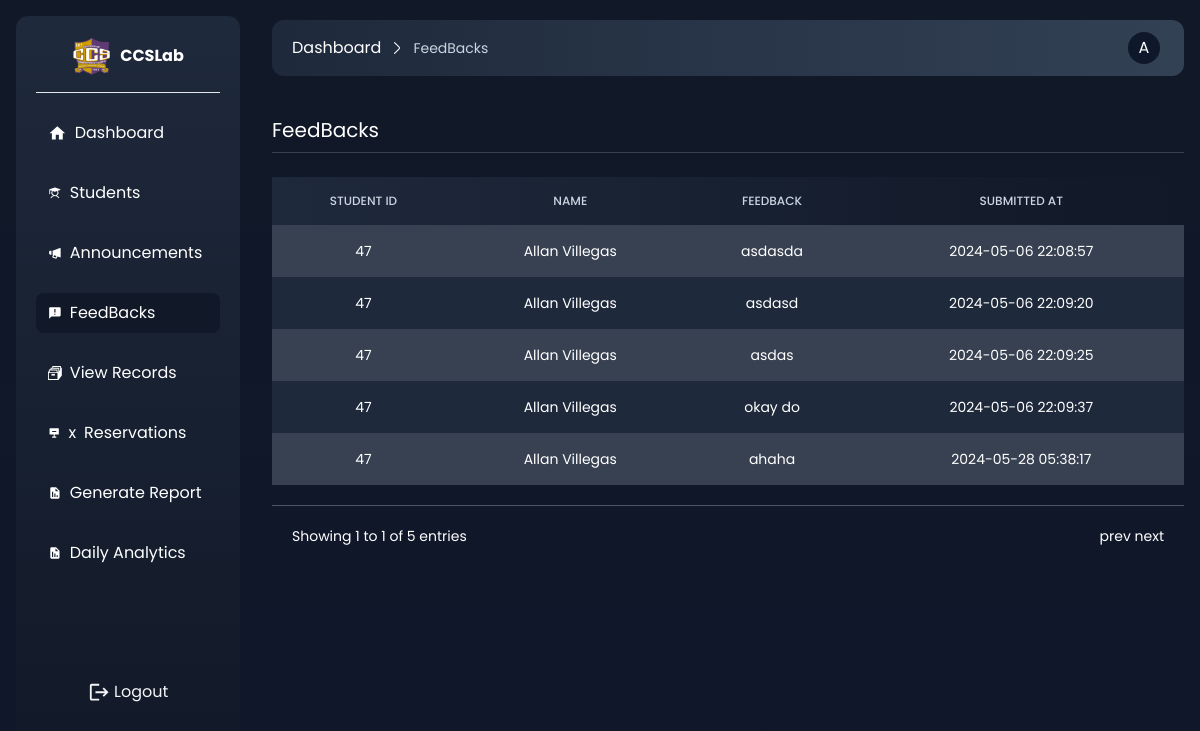
/admin/feedback.php (signed in), run on the app's committed database.
### tables this page shows
CREATE TABLE `feedback` (
  `id` int(11) NOT NULL,
  `user_id` int(11) NOT NULL,
  `content` varchar(254) NOT NULL,
  `date_created` datetime NOT NULL DEFAULT current_timestamp(),
  `resolved` int(11) NOT NULL DEFAULT 0
);

CREATE TABLE `students` (
  `id` int(80) NOT NULL,
  `email` varchar(255) NOT NULL,
  `password` varchar(255) NOT NULL,
  `first_name` varchar(255) NOT NULL,
  `last_name` varchar(255) NOT NULL,
  `id_no` int(255) NOT NULL,
  `course` varchar(255) NOT NULL,
  `year` varchar(80) NOT NULL,
  `no_sessions` int(11) NOT NULL DEFAULT 30,
  `active` int(60) NOT NULL DEFAULT 0,
  `created_at` datetime NOT NULL DEFAULT current_timestamp(),
  `updated_at` datetime NOT NULL DEFAULT current_timestamp()
);

### admin/functions.php (called while the page is built, shortened)
<?php
function get_feedbacks($connect)
{
    $sentence = $connect->prepare("SELECT * FROM feedback INNER JOIN students ON students.id = feedback.user_id");
    $sentence->execute();
    return $sentence->fetchAll(PDO::FETCH_ASSOC);
}

### admin/views/feedback.view.php (the view, shortened to what this page needs)
<div class="mt-10 flex flex-col relative gap-6">
    <div class="border-b pb-2 border-gray-700">
        <h1 class="text-xl"><?php echo $page_title;?></h1>
    </div>
    <div class="overflow-x-auto">
            <table class="w-full text-sm text-left rtl:text-right text-gray-500 dark:text-gray-400 ">
                <thead class="text-xs bg-gradient-to-l to-slate-800 from-gray-900 uppercase ">
                    <tr>
                        <th class="border px-4 py-4 font-medium border-none text-slate-300 text-center font-bold">STUDENT ID</th>
                        <th class="border px-4 py-4 font-medium border-none text-slate-300 text-center font-bold">NAME</th>
                        <th class="border px-4 py-4 font-medium border-none text-slate-300 text-center">FEEDBACk</th>
                        <th class="border px-4 py-4 font-medium border-none text-slate-300 text-center">SUBMITTED AT</th>
                    </tr>
                </thead>
                <tbody id="tbody" class="relative">
                    <?php foreach($feedbacks as $feedback) : ?>
                    <tr class="odd:bg-gray-700 bg-slate-800">
                            <td class="border px-4 py-4 border-none text-center text-xs md:text-sm text-white"><?php echo $feedback['user_id'];?></td>
                            <td class="border px-4 py-4 border-none text-center text-xs md:text-sm text-white"><?php echo $feedback['first_name'];?> <?php echo $feedback['last_name'];?></td>
                            <td class="border px-4 py-4 border-none text-center text-xs md:text-sm text-white"><?php echo $feedback['content'];?></td>
                            <td class="border px-4 py-4 border-none text-center text-xs md:text-sm text-white"><?php echo $feedback['date_created'];?></td>
                    </tr>
                    <?php endforeach; ?>
                </tbody>
            </table>
            <div class="p-5 flex justify-between text-sm mt-5 border-t border-gray-600">
                <div>
                    Showing 1 to 1 of <?php echo count($feedbacks); ?> entries
                </div>
                <div>
                    prev next
                </div>
            </div>
        </div>
</div>

### assets/chosen.css (style rules this page uses)
* { margin: 0; padding: 0; box-sizing: border-box; font-family: "Poppins", sans-serif; }

### data on the page
feedback: user "47", user.first_name "Allan", user.last_name "Villegas", content "asdasda", date_created "2024-05-06 22:08:57"
feedback: user "47", user.first_name "Allan", user.last_name "Villegas", content "asdasd", date_created "2024-05-06 22:09:20"
feedback: user "47", user.first_name "Allan", user.last_name "Villegas", content "asdas", date_created "2024-05-06 22:09:25"
feedback: user "47", user.first_name "Allan", user.last_name "Villegas", content "okay do", date_created "2024-05-06 22:09:37"
feedback: user "47", user.first_name "Allan", user.last_name "Villegas", content "ahaha", date_created "2024-05-28 05:38:17"

### other printed values
$page_title "FeedBacks"
$_SESSION['first_name'][0] "A"
count($feedbacks) "5"
